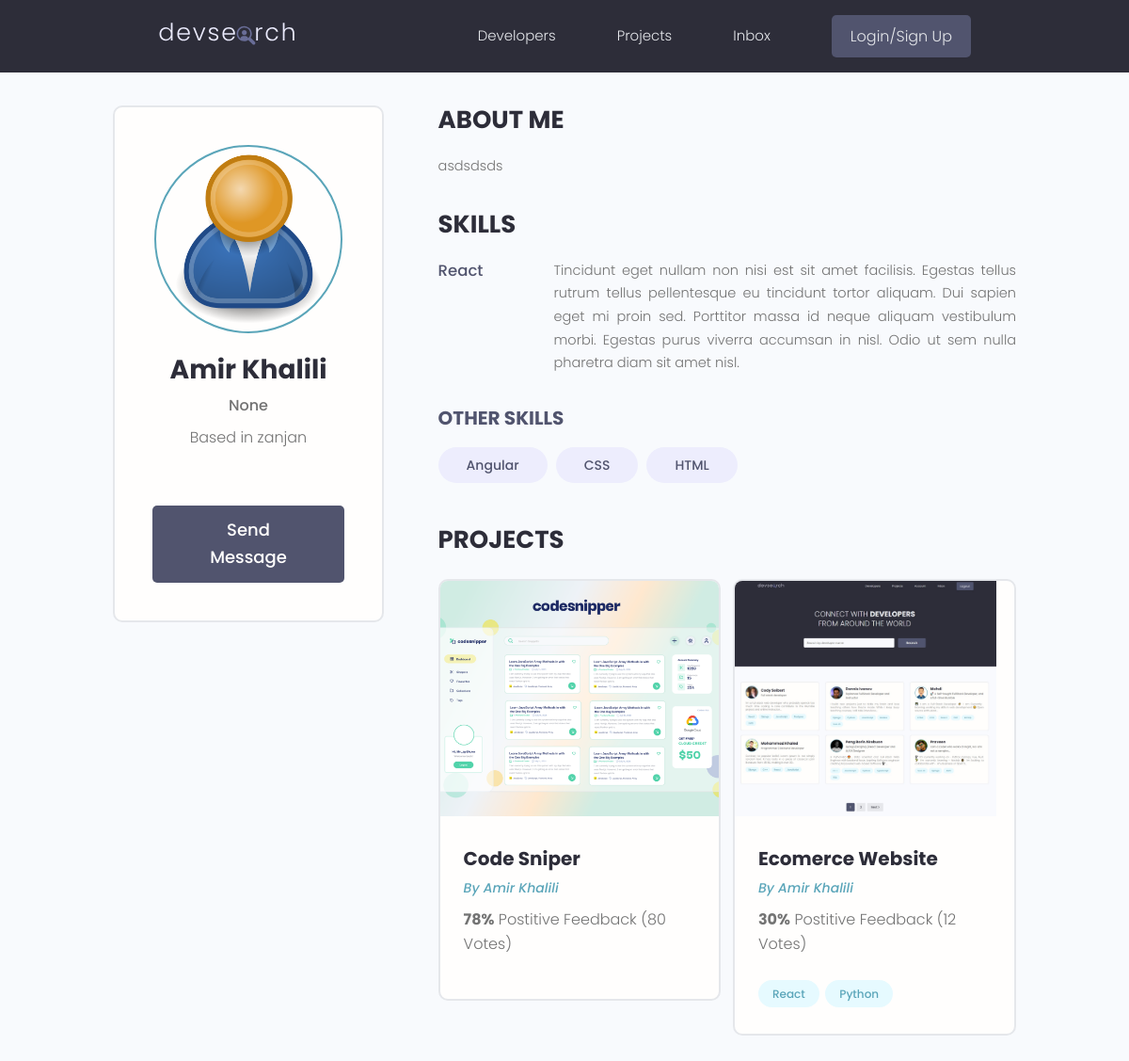
The app's page /profile/529a6cb2-aaae-4a01-9b07-c91d2c89b43c/, older data.
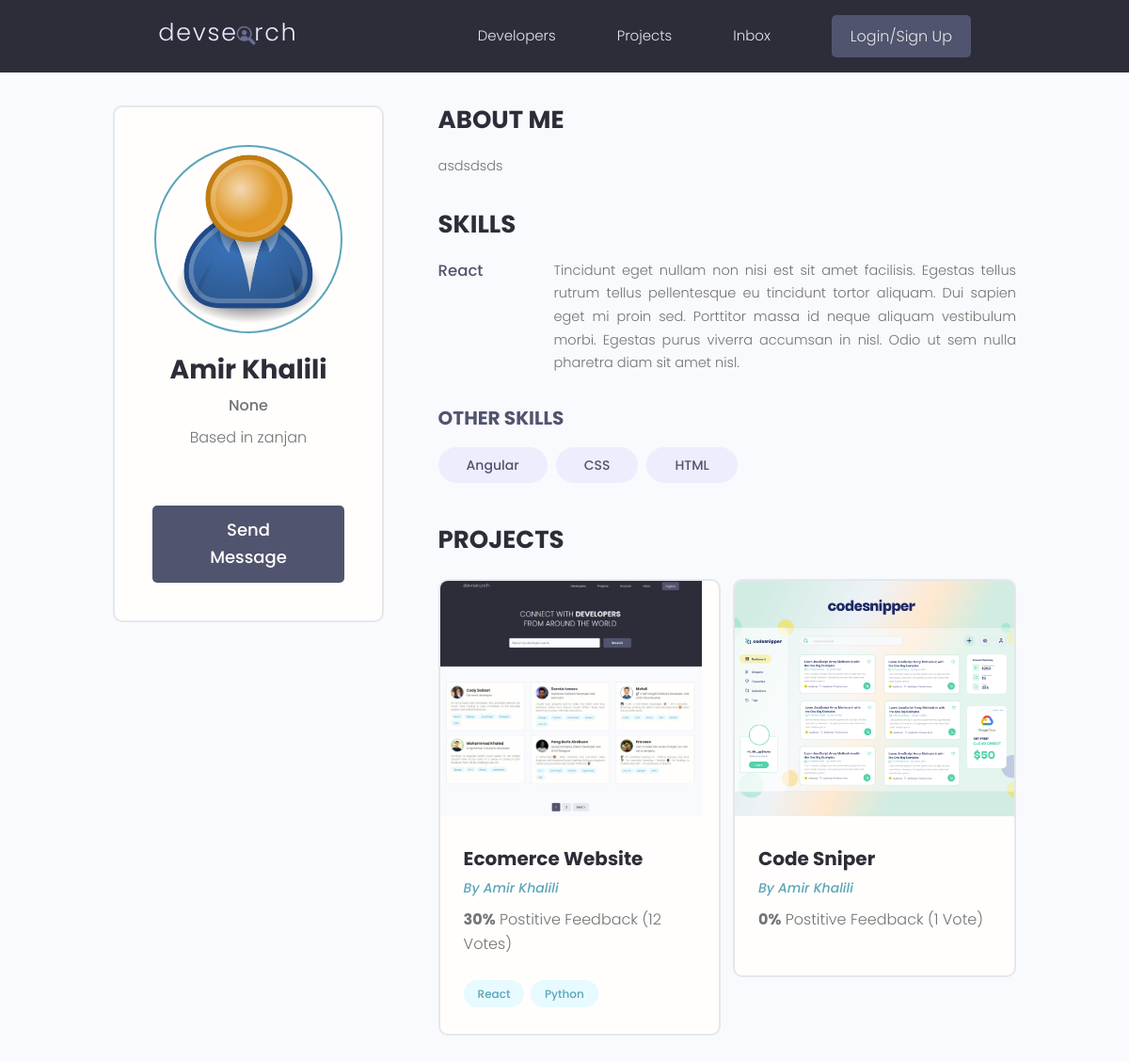
The same page, newer data.
### users/models.py (models this page shows, shortened)
class Skill(models.Model):
    owner = models.ForeignKey(Profile, on_delete=models.CASCADE, null=True, blank=True)
    name = models.CharField(max_length=200, null=True, blank=True)
    description = models.TextField(null=True, blank=True)
    created = models.DateTimeField(auto_now_add=True)
    id = models.UUIDField(default=uuid.uuid4, unique=True, primary_key=True, editable=False)
    def __str__(self):
        return str(self.name)

class Profile(models.Model):
    user = models.OneToOneField(User, on_delete=models.CASCADE, null=True, blank=True)
    name = models.CharField(max_length=200, null=True, blank=True)
    email = models.EmailField(max_length=500, null=True, blank=True)
    username = models.CharField(max_length=200, null=True, blank=True)
    location = models.CharField(max_length=200, null=True, blank=True)
    short_intro = models.CharField(max_length=200, null=True, blank=True)
    bio = models.TextField(null=True, blank=True)
    profile_image = models.ImageField(null=True, blank=True, upload_to='profiles/', default='profiles/user-default.png')
    social_github = models.CharField(max_length=200, null=True, blank=True)
    social_twitter = models.CharField(max_length=200, null=True, blank=True)
    social_linkedin = models.CharField(max_length=200, null=True, blank=True)
    social_youtube = models.CharField(max_length=200, null=True, blank=True)
    social_website = models.CharField(max_length=200, null=True, blank=True)
    created = models.DateTimeField(auto_now_add=True)
    id = models.UUIDField(default=uuid.uuid4, unique=True, primary_key=True, editable=False)

### projects/models.py (models this page shows, shortened)
class Project(models.Model):
    owner = models.ForeignKey(Profile, null=True, blank=True, on_delete=models.SET_NULL)
    title = models.CharField(max_length=200)
    description = models.TextField(null=True, blank= True) # null is for database and blank is for django
    featured_image = models.ImageField(null=True, blank= True, default='default.jpg')
    demo_link = models.CharField(max_length=2000, null=True, blank=True)
    source_link = models.CharField(max_length=2000, null=True, blank=True)
    tags = models.ManyToManyField('Tag', blank=True)
    vote_total = models.IntegerField(default=0, null=True, blank=True)
    vote_ratio = models.IntegerField(default=0, null=True, blank=True)
    created = models.DateTimeField(auto_now_add=True)
    id = models.UUIDField(default=uuid.uuid4, unique=True, primary_key=True, editable=False)
    class Meta:
        ordering = ['-vote_ratio', '-vote_total', 'title']

class Tag(models.Model):
    name = models.CharField(max_length=200)
    created = models.DateTimeField(auto_now_add=True)
    id = models.UUIDField(default=uuid.uuid4, unique=True, primary_key=True, editable=False)
    def __str__(self):
        return self.name

### users/views.py (the view)
# urls.py: path('profile/<str:pk>/', views.user_profile, name='user-profile'),
def user_profile(request, pk):
    profile = Profile.objects.get(id=pk)
    top_skills = profile.skill_set.exclude(description__exact="")
    other_skills = profile.skill_set.filter(description="")
    context = {'profile':profile, 'top_skills':top_skills, 'other_skills':other_skills}
    return render(request, 'users/user-profile.html', context)

### users/templates/users/user-profile.html (shortened to what this page needs)
{% extends 'main.html' %}
{% block content %}
<main class="profile my-md">
    <div class="container">
      <div class="layout">
        <div class="column column--1of3">
          <div class="card text-center">
            <div class="card__body dev">
              <img class="avatar avatar--xl" src="{{ profile.profile_image.url }}" />
              <h2 class="dev__name">{{profile.name}}</h2>
              <p class="dev__title">{{profile.short_intro}}</p>
              <p class="dev__location">Based in {{profile.location}}</p>
              {% if request.user.profile.id != profile.id %}
              <a href="{% url 'create-message' profile.id %}" class="btn btn--sub btn--lg">Send Message </a>
              {% endif %}
            </div>
          </div>
        </div>
        <div class="column column--2of3">
          <div class="devInfo">
            <h3 class="devInfo__title">About Me</h3>
            <p class="devInfo__about">{{profile.bio}}</p>
          </div>
          <div class="devInfo">
            <h3 class="devInfo__title">Skills</h3>
            <div class="devInfo__skills">
                {% for skill in top_skills %}
                <div class="devSkill">
                    <h4 class="devSkill__title">{{skill.name}}</h4>
                    <p class="devSkill__info">
                    {{skill.description}}
                    </p>
                </div>
                {% endfor %}
              <h3 class="devInfo__subtitle">Other Skills</h3>
              <div class="devInfo__otherSkills">
                {% for skill in other_skills %}
                <span class="tag tag--pill tag--sub tag--lg">
                  <small>{{skill}}</small>
                </span>
                {% endfor %}
              </div>
            </div>
          </div>
          <div class="devInfo">
            <h3 class="devInfo__title">Projects</h3>
            <div class="grid grid--two">
                {% for project in profile.project_set.all %}
                <div class="column">
                    <div class="card project">
                    <a href="{% url 'project' project.id %}" class="project">
                        <img class="project__thumbnail" src="{{project.featured_image.url}}" alt="project thumbnail" />
                        <div class="card__body">
                        <h3 class="project__title">{{project.title}}</h3>
                        <p><a class="project__author" href="{% url 'user-profile' project.owner.id %}">By {{project.owner.name}}</a></p>
                        <p class="project--rating">
                            <span style="font-weight: bold;">{{project.vote_ratio}}%</span> Postitive
                            Feedback ({{project.vote_total}} Vote{{project.vote_total|pluralize:"s"}})
                        </p>
                        <div class="project__tags">
                            {% for tag in project.tags.all %}
                            <span class="tag tag--pill tag--main">
                            <small>{{tag}}</small>
                            </span>
                            {% endfor %}
                        </div>
                        </div>
                    </a>
                    </div>
                </div>
                {% endfor %}
            </div>
          </div>
        </div>
      </div>
    </div>
  </main>
{% endblock content %}

Row changes from the older to the newer data that the page shows:
shown differently, row unchanged: Project "Ecomerce Website": moves up the list
changed Project "Code Sniper": vote_ratio "78" → "0"; vote_total "80" → "1"
